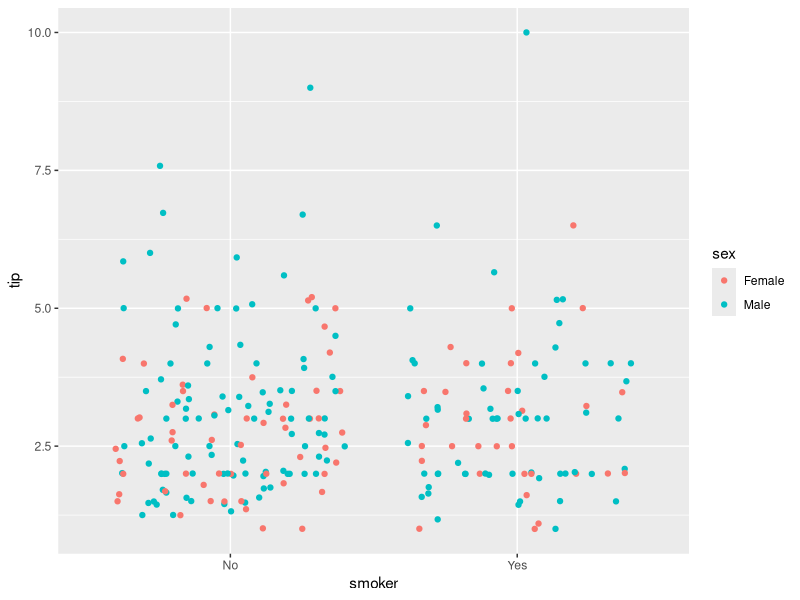
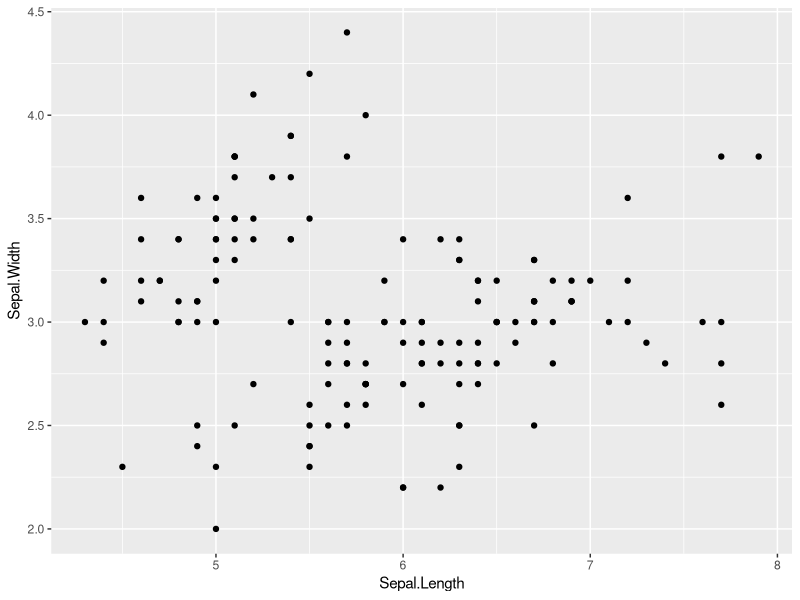
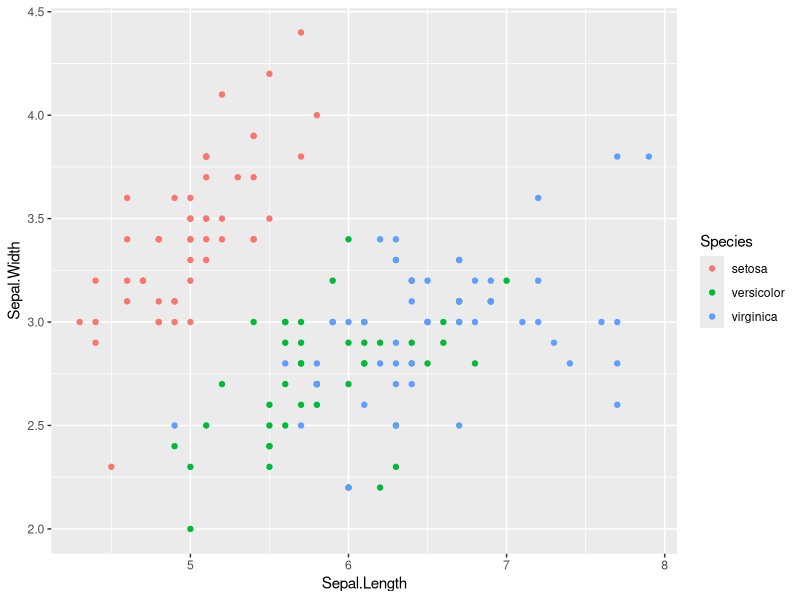
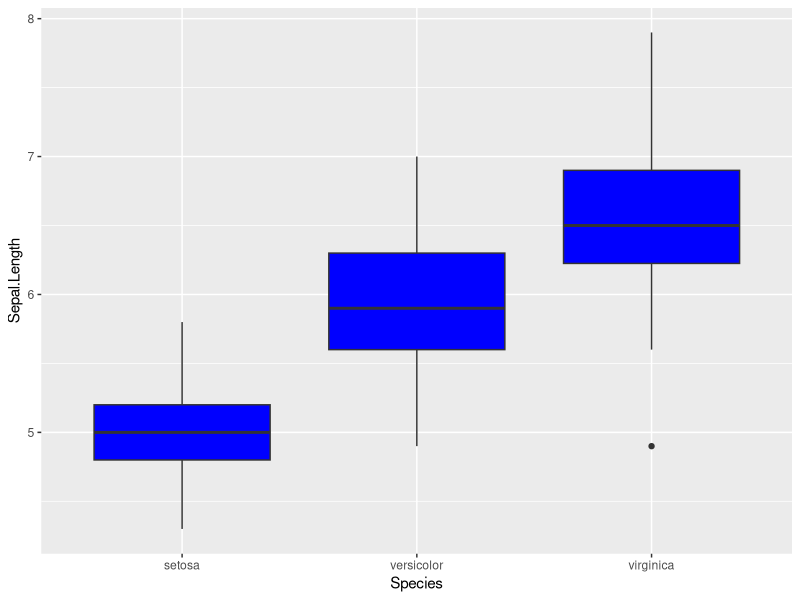
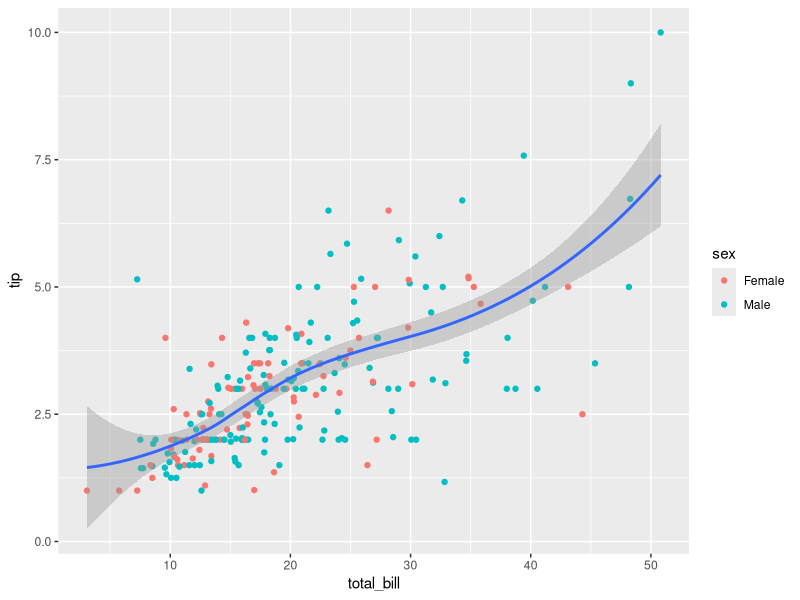

Reproduce these figures in R, in order.
## ---- chunk 1

knitr::opts_chunk$set(cache = T, highlight = T)


## ---- chunk 2
library(ggplot2)   # plotting library
library(dplyr)    # data manipulation
data("airquality")
## ---- chunk 3
filter(airquality, Temp < 58)
## ---- chunk 4
filter(airquality, is.na(Solar.R))
## ---- chunk 5
June_data <- filter(airquality, Month == 6)
nrow(June_data)  # a lot of rows to print
head(June_data)  # can have a glance using head()
## ---- chunk 6
filter(airquality, Month == 5, Temp < 60)
## ---- chunk 7
df <- select(airquality, Temp)
head(df)

## ---- chunk 8
df <- select(airquality, Month, Temp)
head(df)

## ---- chunk 9
df <- select(airquality, -Month)
head(df)
## ---- chunk 10
df <- select(airquality, Ozone:Temp)
head(df)
## ---- chunk 11
df <- mutate(airquality, Wind_kmph = 1.609 * Wind)
head(df)
## ---- chunk 12
month_conversion <- function(x){
  
  if (x == 5) month <- "May"
  else if (x == 6) month <- "June"
  else if (x == 7) month <- "July"
  else if (x == 8) month <- "August"
  else if (x == 9) month <- "September"
  else month <- NA
  
  return(month)
}

month_conversion(6)
## ---- chunk 13
df <- mutate(airquality, Month_long = sapply(Month, month_conversion)) 
head(df)
## ---- chunk 14
df <- transmute(airquality, Month_long = sapply(Month, month_conversion)) 
head(df)
## ---- chunk 15
df <- transmute(airquality,
                Wind_kmph = 1.609 * Wind,
                Month_long = sapply(Month, month_conversion)
                )

head(df)

## ---- chunk 16
filter(airquality, Month == 5) %>% 
  head()
## ---- chunk 17
airquality %>%    # airquality passed as first argument to mutate()
  mutate(Wind_kmph = 1.609 * Wind) %>%      # result of mutate() passed to filter()
  filter(Wind_kmph < 7)
## ---- chunk 18
data(tips, package = "reshape2")
## ---- chunk 19
head(tips)
## ---- chunk 20
tips %>% 
  group_by(sex) %>% 
  summarise(mean_tip = mean(tip))
## ---- chunk 21
tips %>% 
  group_by(sex, smoker) %>% 
  summarise(mean_tip = mean(tip))
## ---- chunk 22
tips %>% 
  group_by(sex, smoker) %>% 
  summarise(mean_tip = mean(tip),
            group_size = n())
## ---- chunk 23
tips %>% 
  summarise(mean_tip_percentage = mean(tip/total_bill))
## ---- chunk 24
ggplot(tips) +
  geom_jitter(aes(x = smoker, y = tip, colour = sex))
## ---- chunk 25
str(iris)
## ---- chunk 26
ggplot(data = iris) + 
  geom_point(aes(x = Sepal.Length, Sepal.Width))
## ---- chunk 27
ggplot(data = iris, aes(x = Sepal.Length, Sepal.Width)) + 
  geom_point(aes(colour = Species))
## ---- chunk 28
ggplot(iris, aes(x = Species, y = Sepal.Length)) + 
  geom_boxplot(fill = "blue")
## ---- chunk 29
data(tips, package = 'reshape2')
str(tips)
## ---- chunk 30
ggplot(data = tips, aes(x = total_bill, y = tip)) +
  geom_point(aes(color = sex)) +
  geom_smooth()
